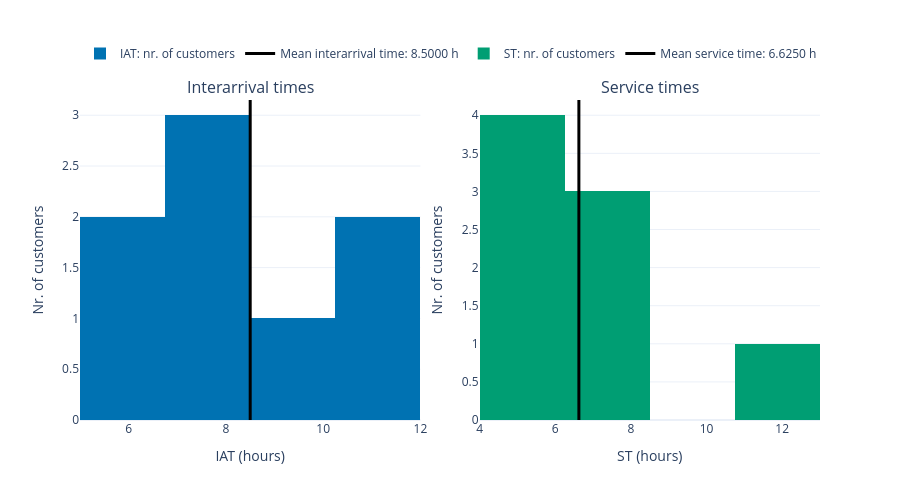

Here is the notebook cell this chart was saved with:
### Code cell
sim.plot_IAT_ST()

### Figure 1 — Plotly figure (JSON) as saved in the notebook; plotly's stock layout.template omitted (floating-point values rounded to 4 significant figures)
{"data": [{"customdata": [[5.0, 6.75], [6.75, 8.5], [8.5, 10.25], [10.25, 12.0]], "hovertemplate": "%{customdata[0]:.4f} - %{customdata[1]:.4f} h<br>Nr. of customers: %{y}<extra></extra>", "marker": {"color": "#0072B2", "line": {"width": 0}}, "name": "IAT: nr. of customers", "type": "bar", "width": [1.75, 1.75, 1.75, 1.75], "x": [5.875, 7.625, 9.375, 11.12], "xaxis": "x", "y": [2, 3, 1, 2], "yaxis": "y"}, {"hovertemplate": "Mean interarrival time: 8.5000 h<extra></extra>", "line": {"color": "black", "width": 3}, "mode": "lines", "name": "Mean interarrival time: 8.5000 h", "type": "scatter", "x": [8.5, 8.5], "xaxis": "x", "y": [0, 3.15], "yaxis": "y"}, {"customdata": [[4.0, 6.25], [6.25, 8.5], [8.5, 10.75], [10.75, 13.0]], "hovertemplate": "%{customdata[0]:.4f} - %{customdata[1]:.4f} h<br>Nr. of customers: %{y}<extra></extra>", "marker": {"color": "#009E73", "line": {"width": 0}}, "name": "ST: nr. of customers", "type": "bar", "width": [2.25, 2.25, 2.25, 2.25], "x": [5.125, 7.375, 9.625, 11.88], "xaxis": "x2", "y": [4, 3, 0, 1], "yaxis": "y2"}, {"hovertemplate": "Mean service time: 6.6250 h<extra></extra>", "line": {"color": "black", "width": 3}, "mode": "lines", "name": "Mean service time: 6.6250 h", "type": "scatter", "x": [6.625, 6.625], "xaxis": "x2", "y": [0, 4.2], "yaxis": "y2"}], "layout": {"annotations": [{"font": {"size": 16}, "showarrow": false, "text": "Interarrival times", "x": 0.23, "xanchor": "center", "xref": "paper", "y": 1, "yanchor": "bottom", "yref": "paper"}, {"font": {"size": 16}, "showarrow": false, "text": "Service times", "x": 0.77, "xanchor": "center", "xref": "paper", "y": 1, "yanchor": "bottom", "yref": "paper"}], "bargap": 0, "height": 500, "legend": {"orientation": "h", "x": 0, "xanchor": "left", "y": 1.1, "yanchor": "bottom"}, "xaxis": {"anchor": "y", "domain": [0, 0.46], "title": {"text": "IAT (hours)"}}, "xaxis2": {"anchor": "y2", "domain": [0.54, 1], "title": {"text": "ST (hours)"}}, "yaxis": {"anchor": "x", "domain": [0, 1], "range": [0, 3.15], "title": {"text": "Nr. of customers"}}, "yaxis2": {"anchor": "x2", "domain": [0, 1], "range": [0, 4.2], "title": {"text": "Nr. of customers"}}}}
